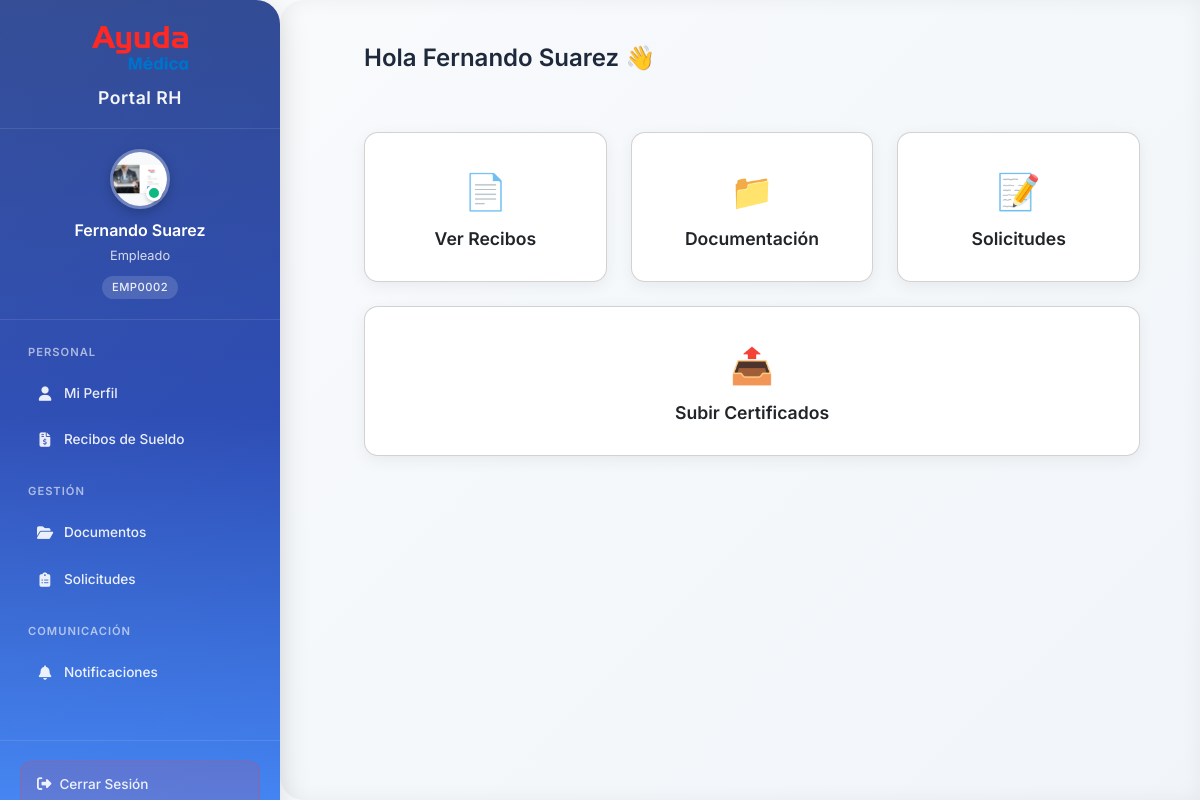
Page /empleados/dashboard/ (signed in) on the committed database.
### apps/empleados/models.py (models this page shows, shortened)
class Empleado(models.Model):
    TIPO_CONTRATO_CHOICES = [
        ('tiempo_completo', 'Tiempo completo'),
        ('tiempo_parcial', 'Tiempo parcial'),
        ('freelance', 'Freelance'),
    ]
    PARENTESCO_CHOICES = [
        ('esposo/a', 'Esposo/a'),
        ('hijo/a', 'Hijo/a'),
        ('padre/madre', 'Padre/Madre'),
        ('hermano/a', 'Hermano/a'),
        ('otro', 'Otro'),
    ]
    user = models.OneToOneField(User, on_delete=models.CASCADE)
    legajo = models.CharField(max_length=20, unique=True)
    dni = models.CharField(max_length=20)
    cuil = models.CharField(max_length=15, blank=True)  # Nuevo campo CUIL
    fecha_nacimiento = models.DateField(null=True, blank=True)
    telefono = models.CharField(max_length=20, blank=True)
    foto_perfil = models.ImageField(upload_to='perfiles/', blank=True, null=True)
    puesto = models.CharField(max_length=100, blank=True)
    departamento = models.CharField(max_length=100, blank=True)
    supervisor = models.CharField(max_length=100, blank=True)
    tipo_contrato = models.CharField(max_length=20, choices=TIPO_CONTRATO_CHOICES, default='tiempo_completo')
    salario = models.DecimalField(max_digits=10, decimal_places=2, null=True, blank=True)
    fecha_contrato = models.DateField(null=True, blank=True)
    contacto_emergencia = models.CharField(max_length=100, blank=True)
    telefono_emergencia = models.CharField(max_length=20, blank=True)
    relacion_emergencia = models.CharField(max_length=50, blank=True)
    firma_imagen = models.ImageField(upload_to='firmas/', blank=True, null=True)
    firma_pin = models.CharField(max_length=6, blank=True)
    class Meta:
        verbose_name = "Empleado"
        verbose_name_plural = "Empleados"

### apps/empleados/views.py (the view)
# urls.py: path('dashboard/', views.DashboardView.as_view(), name='dashboard'),
class DashboardView(LoginRequiredMixin, TemplateView):
    template_name = 'empleados/dashboard.html'

### proyecto_rrhh/context_processors.py (called while the page is built)
def empleado_info(request):
    context = {}
    if request.user.is_authenticated:
        try:
            empleado = Empleado.objects.get(user=request.user)
            context['empleado'] = empleado
            notificaciones_count = Notificacion.objects.filter(
                destinatario=empleado,
                leida=False
            ).count()
            context['notificaciones_count'] = notificaciones_count
        except Empleado.DoesNotExist:
            context['empleado'] = None
            context['notificaciones_count'] = 0
    return context

### templates/empleados/dashboard.html (shortened to what this page needs)
{% extends 'base/base.html' %}
{% load static %}
{% block content %}
<div class="welcome">Hola {{ user.get_full_name|default:user.username }} 👋</div>
<section class="cards">
  <div class="card" onclick="location.href='{% url 'solicitudes:recibos' %}'">
    <span>📄</span>
    <h3>Ver Recibos</h3>
  </div>
  <div class="card" onclick="location.href='{% url 'documentos:lista' %}'">
    <span>📁</span>
    <h3>Documentación</h3>
  </div>
  <div class="card" onclick="location.href='{% url 'solicitudes:lista' %}'">
    <span>📝</span>
    <h3>Solicitudes</h3>
  </div>
  <div class="card" onclick="location.href='{% url 'documentos:lista' %}'">
    <span>📤</span>
    <h3>Subir Certificados</h3>
  </div>
</section>
{% endblock %}

### templates/base/base.html (shortened to what this page needs)
<!DOCTYPE html>
<html lang="es">
<head>
  <link href="https://cdn.jsdelivr.net/npm/bootstrap@5.3.2/dist/css/bootstrap.min.css" rel="stylesheet">
  <link rel="stylesheet" href="https://cdnjs.cloudflare.com/ajax/libs/font-awesome/6.5.1/css/all.min.css" />
  {% load static %}
  <link rel="stylesheet" href="{% static 'css/styles.css' %}">
  <link rel="stylesheet" href="{% static 'css/mobile-fixes.css' %}">
</head>
<body>
  {% block sidebar %}
  {% if user.is_authenticated %}
  <aside class="sidebar" id="sidebar">
    <div class="logo">
      <img src="{% static 'img/logo.png' %}" alt="Logo">
      <h4>Portal RH</h4>
    </div>
    <div class="user-profile">
      <div class="profile-picture">
        {% if empleado.foto_perfil %}
          <img src="{{ empleado.foto_perfil.url }}" alt="Foto de perfil">
        {% else %}
          <img src="{% static 'img/empleado.png' %}" alt="Foto por defecto">
        {% endif %}
        <div class="profile-status"></div>
      </div>
      <div class="profile-info">
        <h5>{{ user.get_full_name|default:user.username }}</h5>
        <p>{{ empleado.puesto|default:"Empleado" }}</p>
        <span class="employee-id">{{ empleado.legajo|default:"N/A" }}</span>
      </div>
    </div>
    <nav class="nav">
      <div class="nav-section">
        <span class="nav-section-title">Personal</span>
        <a href="{% url 'empleados:perfil' %}" class="nav-link">
          <i class="fas fa-user"></i>
          <span class="nav-text">Mi Perfil</span>
        </a>
        <a href="{% url 'recibos:mis_recibos' %}" class="nav-link">
          <i class="fas fa-file-invoice-dollar"></i>
          <span class="nav-text">Recibos de Sueldo</span>
        </a>
      </div>
      <div class="nav-section">
        <span class="nav-section-title">Gestión</span>
        <a href="{% url 'documentos:lista' %}" class="nav-link">
          <i class="fas fa-folder-open"></i>
          <span class="nav-text">Documentos</span>
        </a>
        <a href="{% url 'solicitudes:lista' %}" class="nav-link">
          <i class="fas fa-clipboard-list"></i>
          <span class="nav-text">Solicitudes</span>
        </a>
      </div>
      <div class="nav-section">
        <span class="nav-section-title">Comunicación</span>
        <a href="{% url 'notificaciones:lista' %}" class="nav-link">
          <i class="fas fa-bell"></i>
          <span class="nav-text">Notificaciones</span>
        </a>
      </div>
    </nav>
    <div class="sidebar-footer">
      <a href="{% url 'empleados:logout' %}" class="logout-btn">
        <i class="fas fa-sign-out-alt"></i>
        <span>Cerrar Sesión</span>
      </a>
    </div>
  </aside>
  {% endif %}
  {% endblock %}
  <main class="main-content">
    {% block content %}{% endblock %}
  </main>
</body>
</html>

### rows in the picture
Empleado: foto_perfil (picture), puesto "Empleado", legajo "EMP0002"

### other values in the picture
{{ user.get_full_name|default:user.username }} "Fernando Suarez"
